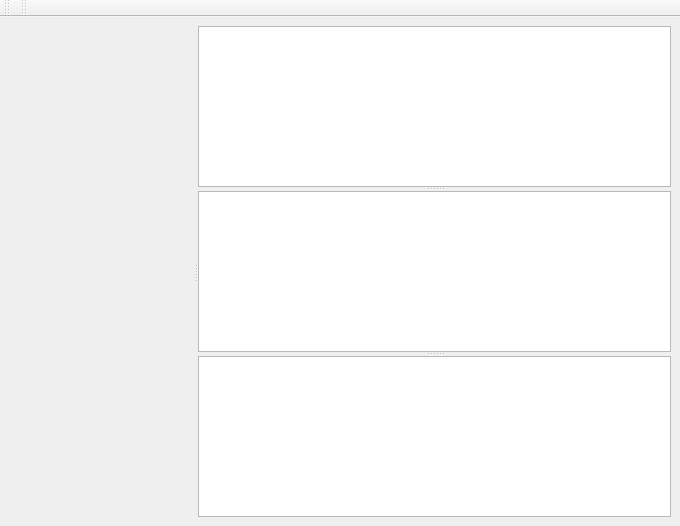
<?xml version="1.0" encoding="UTF-8"?>
<ui version="4.0">
 <class>GeoDataRiverSurveyCrosssectionWindow</class>
 <widget class="QMainWindow" name="GeoDataRiverSurveyCrosssectionWindow">
  <property name="geometry">
   <rect>
    <x>0</x>
    <y>0</y>
    <width>680</width>
    <height>526</height>
   </rect>
  </property>
  <property name="windowTitle">
   <string>MainWindow</string>
  </property>
  <widget class="QWidget" name="centralwidget">
   <layout class="QHBoxLayout" name="horizontalLayout">
    <item>
     <widget class="QSplitter" name="hSplitter">
      <property name="orientation">
       <enum>Qt::Horizontal</enum>
      </property>
      <widget class="GeoDataRiverSurveyCrosssectionWindowGraphicsView" name="graphicsView" native="true"/>
      <widget class="QSplitter" name="vSplitter">
       <property name="orientation">
        <enum>Qt::Vertical</enum>
       </property>
       <widget class="QTableWidget" name="surveysTableWidget">
        <property name="editTriggers">
         <set>QAbstractItemView::NoEditTriggers</set>
        </property>
       </widget>
       <widget class="GeoDataRiverSurveyCrosssectionWindowWseTableWidget" name="wsesTableWidget"/>
       <widget class="GeoDataRiverSurveyCrosssectionWindowTableView" name="tableView"/>
      </widget>
     </widget>
    </item>
   </layout>
  </widget>
  <widget class="QToolBar" name="crossSectionToolBar">
   <property name="windowTitle">
    <string>Cross Section ToolBar</string>
   </property>
   <attribute name="toolBarArea">
    <enum>TopToolBarArea</enum>
   </attribute>
   <attribute name="toolBarBreak">
    <bool>false</bool>
   </attribute>
  </widget>
  <widget class="QToolBar" name="viewToolBar">
   <property name="windowTitle">
    <string>View Setting ToolBar</string>
   </property>
   <attribute name="toolBarArea">
    <enum>TopToolBarArea</enum>
   </attribute>
   <attribute name="toolBarBreak">
    <bool>false</bool>
   </attribute>
  </widget>
 </widget>
 <customwidgets>
  <customwidget>
   <class>GeoDataRiverSurveyCrosssectionWindowGraphicsView</class>
   <extends>QWidget</extends>
   <header>geodatariversurveycrosssectionwindowgraphicsview.h</header>
   <container>1</container>
  </customwidget>
  <customwidget>
   <class>GeoDataRiverSurveyCrosssectionWindowTableView</class>
   <extends>QTableView</extends>
   <header>geodatariversurveycrosssectionwindowtableview.h</header>
  </customwidget>
  <customwidget>
   <class>GeoDataRiverSurveyCrosssectionWindowWseTableWidget</class>
   <extends>QTableWidget</extends>
   <header>geodatariversurveycrosssectionwindowwsetablewidget.h</header>
  </customwidget>
 </customwidgets>
 <resources/>
 <connections/>
</ui>
